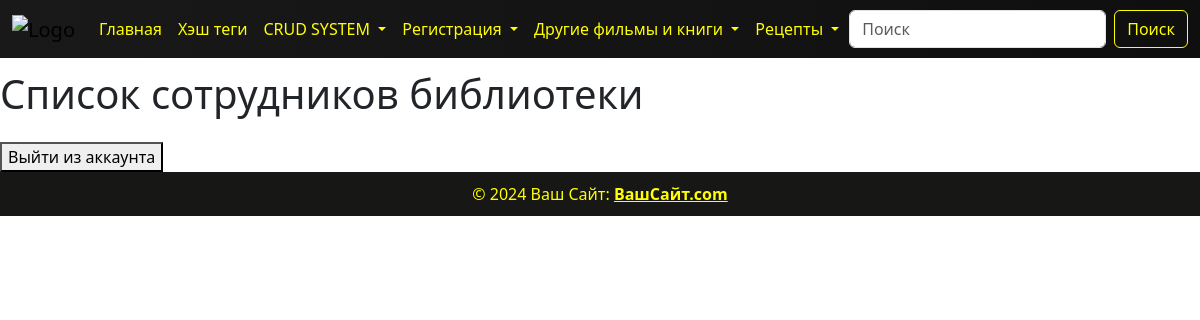
Before: /user_list/ with the older database file.
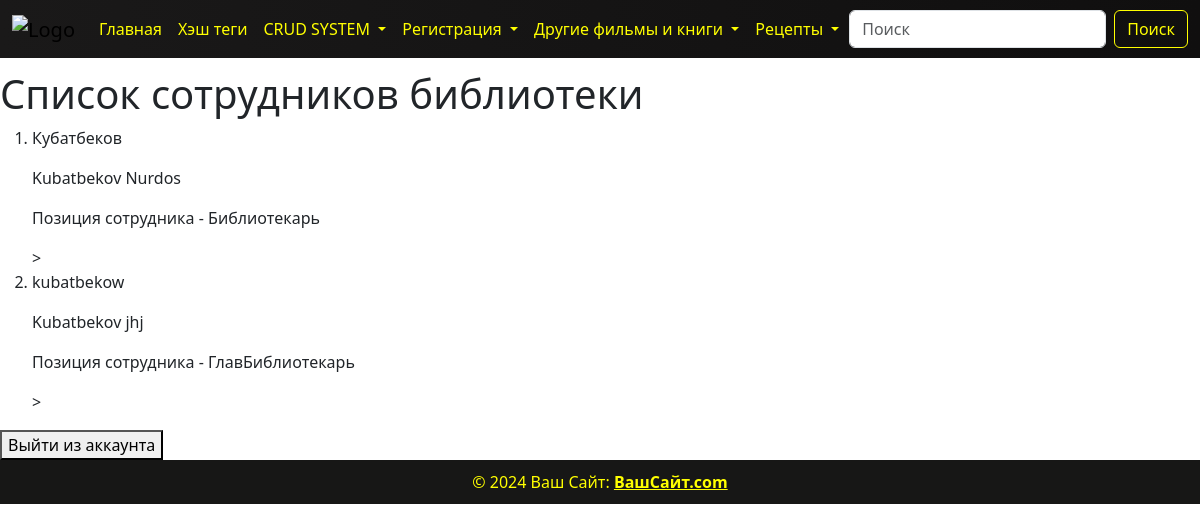
After: the same page with the newer database file.
### users/models.py (models this page shows, shortened)
class CustomUser(User):
    DEGREE_CHOICES = (
        ("bachelor", "Бакалавр"),
        ("master", "Магистр"),
        ("none", "Без диплома"),
    )
    degree = models.CharField(max_length=20, choices=DEGREE_CHOICES, default="none")
    position = models.CharField(max_length=100, blank=True, null=True)
    salary = models.PositiveIntegerField(blank=True, null=True)
    skills = models.TextField(blank=True)
    birth_date = models.DateField(null=True, blank=True)

### users/views.py (the view)
# urls.py: path('user_list/', views.UserListView.as_view(), name='user_list'),
class UserListView(ListView):
    template_name = 'users/user_list.html'
    context_object_name = 'user'
    model = models.CustomUser
    def get_queryset(self):
        return self.model.objects.all()

### templates/users/user_list.html (shortened to what this page needs)
{% load static %}
<!DOCTYPE html>
 <html lang="ru">
 <head>
     <link href="https://cdn.jsdelivr.net/npm/bootstrap@5.3.3/dist/css/bootstrap.min.css" rel="stylesheet"
>
     <link rel="stylesheet" href="{% static 'css/book.css'%}">
 </head>
 <body>
 {% include 'components/header.html' %}
 <h1>Список сотрудников библиотеки</h1>
 <ol>
   {% for i in user %}
   <li>
     <p>{{ i.username }}</p>
     <p>{{ i.first_name }} {{ i.last_name }}</p>
     {% if i.position %}
     <p>Позиция сотрудника - {{ i.position }}</p>>
     {% else %}
     <p>Позиция не определена</p>>
     {% endif %}
   </li>
   {% endfor %}
 </ol>
 <form action="{% url 'users:logout' %}" method="POST">
   <button type="submit">Выйти из аккаунта</button>
 </form>
 {% include 'components/footer.html' %}
 </body>
 </html>

Changed rows visible on the page:
added CustomUser: username "Кубатбеков", first_name "Kubatbekov", last_name "Nurdos", position "Библиотекарь"
added CustomUser: username "kubatbekow", first_name "Kubatbekov", last_name "jhj", position "ГлавБиблиотекарь"
